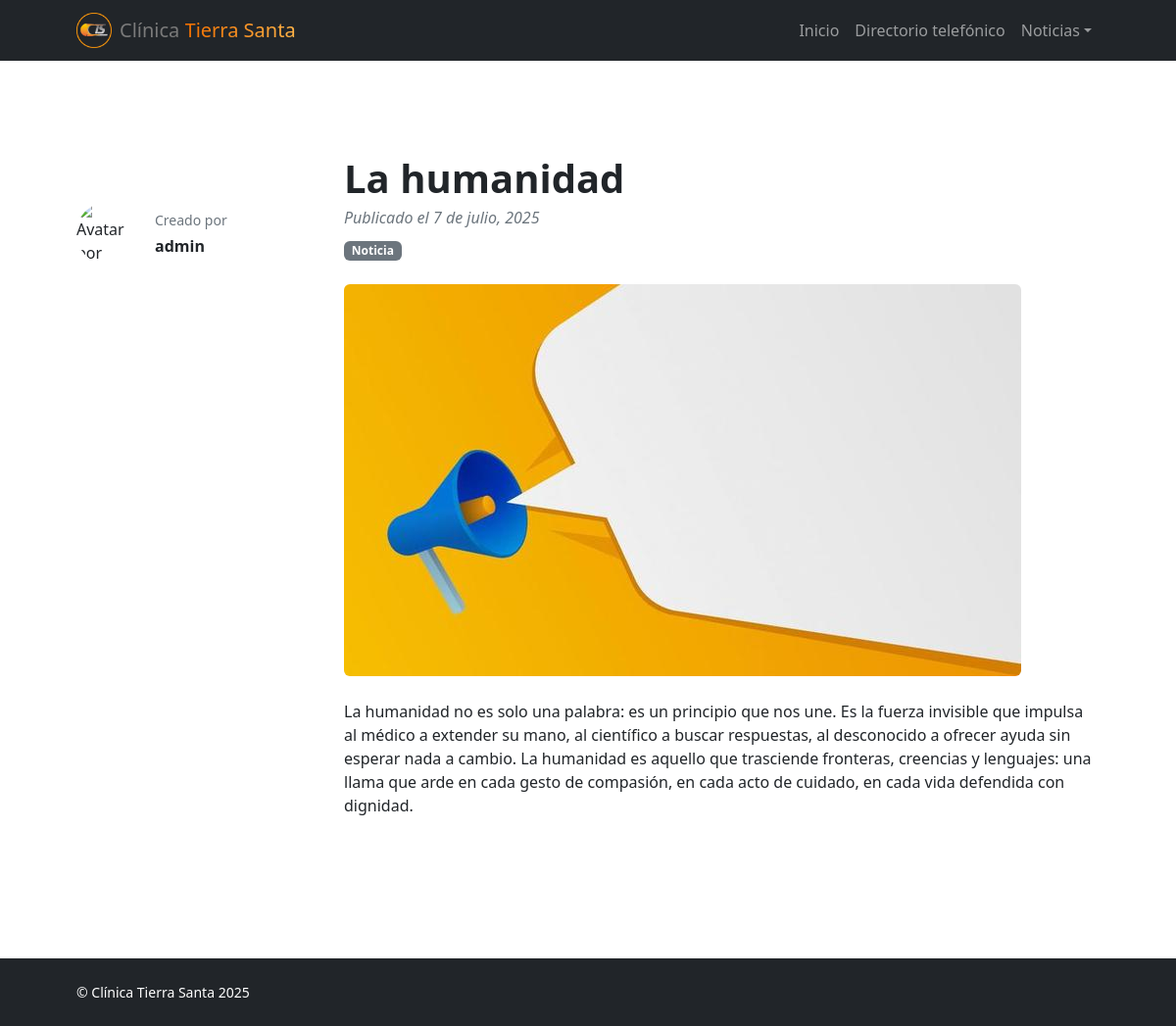
/anuncio/la-humanidad/, run on the app's committed database.
### web/models.py (models this page shows, shortened)
class Anuncio(models.Model):
    titulo = models.CharField(max_length=200)
    contenido = models.TextField()
    imagen = models.ImageField(upload_to='anuncios/', blank=True, null=True)
    publicado = models.DateTimeField(auto_now_add=True)
    activo = models.BooleanField(default=True)
    slug = models.SlugField(unique=True, blank=True)
    autor = models.ForeignKey(
        User, on_delete=models.CASCADE, related_name='anuncios')  # 🔗 Nuevo campo

### web/views.py (the view)
# urls.py: path('anuncio/<slug:slug>/', views.anuncio_detalle, name='anuncio_detalle'),
def anuncio_detalle(request, slug):
    anuncio = get_object_or_404(Anuncio, slug=slug, activo=True)
    return render(request, 'blog-post.html', {'anuncio': anuncio})

### templates/blog-post.html (shortened to what this page needs)
{% load static %}
<!DOCTYPE html>
<html lang="es">
<head>
    <link href="https://cdn.jsdelivr.net/npm/bootstrap-icons@1.5.0/font/bootstrap-icons.css" rel="stylesheet" />
    <link href="{% static 'assets/css/styles.css' %}" rel="stylesheet">
    <link rel="stylesheet" href="{% static 'assets/css/custom.css' %}">
</head>
<body class="d-flex flex-column">
    <main class="flex-shrink-0">
        <nav class="navbar navbar-expand-lg navbar-dark bg-dark">
            <div class="container px-5">
                <a class="navbar-brand d-flex align-items-center gap-2" href="{% url 'inicio' %}">
                    <img src="{% static 'assets/img/Logo_navbar.png' %}" alt="" height="36">
                         <span class="navbar-nombre">
                        <span class="clinica">Clínica</span>
                        <span class="tierra-santa">Tierra Santa</span>
                    </span>
                </a>
                <div class="collapse navbar-collapse" id="navbarSupportedContent">
                    <ul class="navbar-nav ms-auto mb-2 mb-lg-0">
                        <li class="nav-item"><a class="nav-link" href="{% url 'inicio' %}">Inicio</a></li>
                        <li class="nav-item"><a class="nav-link" href="{% url 'contact' %}">Directorio telefónico</a>
                        </li>
                        <li class="nav-item dropdown">
                            <a class="nav-link dropdown-toggle" id="navbarDropdownBlog" href="#" role="button"
                                data-bs-toggle="dropdown" aria-expanded="false">Noticias</a>
                        </li>
                    </ul>
                </div>
            </div>
        </nav>
<section class="py-5">
    <div class="container px-5 my-5">
        <div class="row gx-5">
<div class="col-lg-3">
    <div class="d-flex align-items-center mt-lg-5 mb-4">
        {% if anuncio.autor.profile.avatar %}
            <img class="img-fluid rounded-circle"
                 src="{{ anuncio.autor.profile.avatar.url }}"
                 alt="Avatar de {{ anuncio.autor.username }}"
                 style="width: 64px; height: 64px; object-fit: cover;" />
        {% else %}
            <img class="img-fluid rounded-circle"
                 src="/media/avatars/Icono.jpg"
                 alt="Avatar por defecto"
                 style="width: 64px; height: 64px; object-fit: cover;" />
        {% endif %}
        <div class="ms-3">
            <div class="text-muted small mb-1">Creado por</div>
            <div class="fw-bold">
                {{ anuncio.autor.get_full_name|default:anuncio.autor.username }}
            </div>
        </div>
    </div>
</div>
            <div class="col-lg-9">
                <article>
                    <header class="mb-4">
                        <h1 class="fw-bolder mb-1">{{ anuncio.titulo }}</h1>
                        <div class="text-muted fst-italic mb-2">
                            Publicado el {{ anuncio.publicado|date:"j \\d\\e F, Y" }}
                        </div>
                        <span class="badge bg-secondary">Noticia</span>
                    </header>
                    {% if anuncio.imagen %}
                    <figure class="mb-4">
                        <img class="img-fluid rounded" src="{{ anuncio.imagen.url }}"
                             alt="{{ anuncio.titulo }}" />
                    </figure>
                    {% endif %}
                    <section class="mb-5">
                        <p class="fs-5 mb-4">{{ anuncio.contenido|linebreaks }}</p>
                    </section>
                </article>
            </div>
        </div>
    </div>
</section>
    </main>
    <footer class="bg-dark py-4 mt-auto">
        <div class="container px-5">
            <div class="row align-items-center justify-content-between flex-column flex-sm-row">
                <div class="col-auto">
                    <div class="small m-0 text-white">&copy; Clínica Tierra Santa 2025</div>
                </div>
            </div>
        </div>
    </footer>
</body>
</html>

### static/assets/css/custom.css (style rules this page uses)
body { scroll-behavior: smooth; transition: background-color 0.3s ease, color 0.3s ease; }
.clinica { color: #7a7a7a; }
.tierra-santa { background: linear-gradient(90deg, #f16f00, #ffb347); -webkit-background-clip: text; -webkit-text-fill-color: transparent; display: inline-block; }

### data on the page
Anuncio: autor.get_full_name "admin", titulo "La humanidad", publicado "7 de julio, 2025", imagen (picture), contenido "La humanidad no es solo una palabra: es un principio que nos une. Es la fuerza invisible que impulsa al médico a extender su mano, al científico a buscar respuestas, al desconocido a ofrecer ayuda sin esperar nada a cambio. La humanidad es aquello que trasciende fronteras, creencias y lenguajes: una llama que arde en cada gesto de compasión, en cada acto de cuidado, en cada vida defendida con dignidad."
